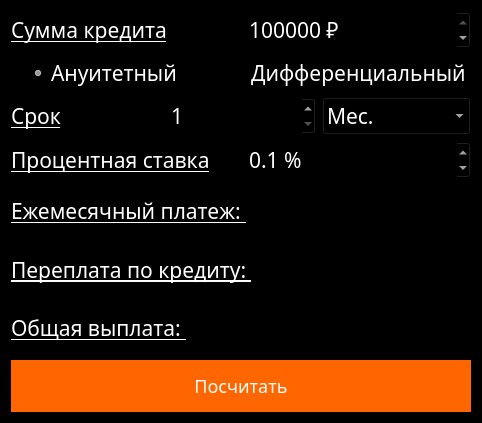
<?xml version="1.0" encoding="UTF-8"?>
<ui version="4.0">
 <class>ViewCredit</class>
 <widget class="QDialog" name="ViewCredit">
  <property name="geometry">
   <rect>
    <x>0</x>
    <y>0</y>
    <width>482</width>
    <height>423</height>
   </rect>
  </property>
  <property name="windowTitle">
   <string>Dialog</string>
  </property>
  <property name="styleSheet">
   <string notr="true">QWidget {
  background-color: #000000;
  font-family: Rubik;
  color: white;
  font-size: 16pt;
}

QPushButton#raschet
{
  background: #ff6600;
  color: #ffffff;
  border-radius: 50%;
  font-size: 18px;
  min-width: 40px;
  min-height: 40px; 
}

QPushButton#raschet:hover
{
background: #e7a477;
color: #ffffff;
}

QPushButton#raschet:pressed
{
background: #ffffff;
color: #ff6600;
}</string>
  </property>
  <layout class="QVBoxLayout" name="verticalLayout">
   <item>
    <layout class="QHBoxLayout" name="horizontalLayout_7">
     <item>
      <widget class="QLabel" name="lbl_summa">
       <property name="font">
        <font>
         <family>Rubik</family>
         <pointsize>16</pointsize>
         <underline>true</underline>
        </font>
       </property>
       <property name="text">
        <string>Сумма кредита</string>
       </property>
      </widget>
     </item>
     <item>
      <widget class="QSpinBox" name="summa">
       <property name="font">
        <font>
         <family>Rubik</family>
         <pointsize>16</pointsize>
        </font>
       </property>
       <property name="suffix">
        <string> ₽</string>
       </property>
       <property name="minimum">
        <number>0</number>
       </property>
       <property name="maximum">
        <number>100000000</number>
       </property>
       <property name="singleStep">
        <number>10000</number>
       </property>
       <property name="value">
        <number>100000</number>
       </property>
      </widget>
     </item>
    </layout>
   </item>
   <item>
    <layout class="QHBoxLayout" name="horizontalLayout_6">
     <property name="leftMargin">
      <number>20</number>
     </property>
     <property name="topMargin">
      <number>0</number>
     </property>
     <property name="rightMargin">
      <number>0</number>
     </property>
     <property name="bottomMargin">
      <number>0</number>
     </property>
     <item>
      <widget class="QRadioButton" name="radio_anuitet">
       <property name="text">
        <string>Ануитетный</string>
       </property>
       <property name="checked">
        <bool>true</bool>
       </property>
      </widget>
     </item>
     <item>
      <widget class="QRadioButton" name="radio_diff">
       <property name="text">
        <string>Дифференциальный</string>
       </property>
      </widget>
     </item>
    </layout>
   </item>
   <item>
    <layout class="QHBoxLayout" name="horizontalLayout_5">
     <item>
      <widget class="QLabel" name="lbl_skok_moutch_or_god">
       <property name="font">
        <font>
         <family>Rubik</family>
         <pointsize>16</pointsize>
         <underline>true</underline>
        </font>
       </property>
       <property name="text">
        <string>Срок</string>
       </property>
      </widget>
     </item>
     <item>
      <widget class="QSpinBox" name="spin_skok_moutch_or_god">
       <property name="font">
        <font>
         <family>Rubik</family>
         <pointsize>16</pointsize>
        </font>
       </property>
       <property name="minimum">
        <number>1</number>
       </property>
       <property name="maximum">
        <number>10000</number>
       </property>
       <property name="singleStep">
        <number>1</number>
       </property>
       <property name="value">
        <number>1</number>
       </property>
      </widget>
     </item>
     <item>
      <widget class="QComboBox" name="moutch_or_god">
       <property name="font">
        <font>
         <family>Rubik</family>
         <pointsize>16</pointsize>
        </font>
       </property>
       <item>
        <property name="text">
         <string>Мес.</string>
        </property>
       </item>
       <item>
        <property name="text">
         <string>Года</string>
        </property>
       </item>
      </widget>
     </item>
    </layout>
   </item>
   <item>
    <layout class="QHBoxLayout" name="horizontalLayout_4">
     <item>
      <widget class="QLabel" name="lbl_percent">
       <property name="font">
        <font>
         <family>Rubik</family>
         <pointsize>16</pointsize>
         <underline>true</underline>
        </font>
       </property>
       <property name="text">
        <string>Процентная ставка</string>
       </property>
      </widget>
     </item>
     <item>
      <widget class="QDoubleSpinBox" name="percent">
       <property name="font">
        <font>
         <family>Rubik</family>
         <pointsize>16</pointsize>
        </font>
       </property>
       <property name="suffix">
        <string> %</string>
       </property>
       <property name="decimals">
        <number>1</number>
       </property>
       <property name="maximum">
        <double>100.000000000000000</double>
       </property>
       <property name="singleStep">
        <double>0.100000000000000</double>
       </property>
       <property name="value">
        <double>0.100000000000000</double>
       </property>
      </widget>
     </item>
    </layout>
   </item>
   <item>
    <layout class="QHBoxLayout" name="horizontalLayout">
     <property name="spacing">
      <number>12</number>
     </property>
     <item>
      <widget class="QLabel" name="lbl_every_moutch_pay">
       <property name="font">
        <font>
         <family>Rubik</family>
         <pointsize>16</pointsize>
         <underline>true</underline>
        </font>
       </property>
       <property name="text">
        <string>Ежемесячный платеж: </string>
       </property>
      </widget>
     </item>
     <item>
      <widget class="QLabel" name="every_moutch_pay">
       <property name="font">
        <font>
         <family>Rubik</family>
         <pointsize>16</pointsize>
         <underline>true</underline>
        </font>
       </property>
       <property name="text">
        <string/>
       </property>
      </widget>
     </item>
    </layout>
   </item>
   <item>
    <layout class="QHBoxLayout" name="horizontalLayout_2">
     <item>
      <widget class="QLabel" name="lbl_pereplata">
       <property name="font">
        <font>
         <family>Rubik</family>
         <pointsize>16</pointsize>
         <underline>true</underline>
        </font>
       </property>
       <property name="text">
        <string>Переплата по кредиту: </string>
       </property>
      </widget>
     </item>
     <item>
      <widget class="QLabel" name="pereplata">
       <property name="font">
        <font>
         <family>Rubik</family>
         <pointsize>16</pointsize>
         <underline>true</underline>
        </font>
       </property>
       <property name="text">
        <string/>
       </property>
      </widget>
     </item>
    </layout>
   </item>
   <item>
    <layout class="QHBoxLayout" name="horizontalLayout_3">
     <property name="spacing">
      <number>80</number>
     </property>
     <item>
      <widget class="QLabel" name="lbl_result">
       <property name="font">
        <font>
         <family>Rubik</family>
         <pointsize>16</pointsize>
         <underline>true</underline>
        </font>
       </property>
       <property name="text">
        <string>Общая выплата: </string>
       </property>
      </widget>
     </item>
     <item>
      <widget class="QLabel" name="result">
       <property name="font">
        <font>
         <family>Rubik</family>
         <pointsize>16</pointsize>
         <underline>true</underline>
        </font>
       </property>
       <property name="text">
        <string/>
       </property>
      </widget>
     </item>
    </layout>
   </item>
   <item>
    <widget class="QPushButton" name="raschet">
     <property name="maximumSize">
      <size>
       <width>500</width>
       <height>200</height>
      </size>
     </property>
     <property name="font">
      <font>
       <family>Rubik</family>
       <pointsize>-1</pointsize>
      </font>
     </property>
     <property name="styleSheet">
      <string notr="true"/>
     </property>
     <property name="text">
      <string>Посчитать</string>
     </property>
    </widget>
   </item>
  </layout>
 </widget>
 <resources/>
 <connections/>
</ui>
